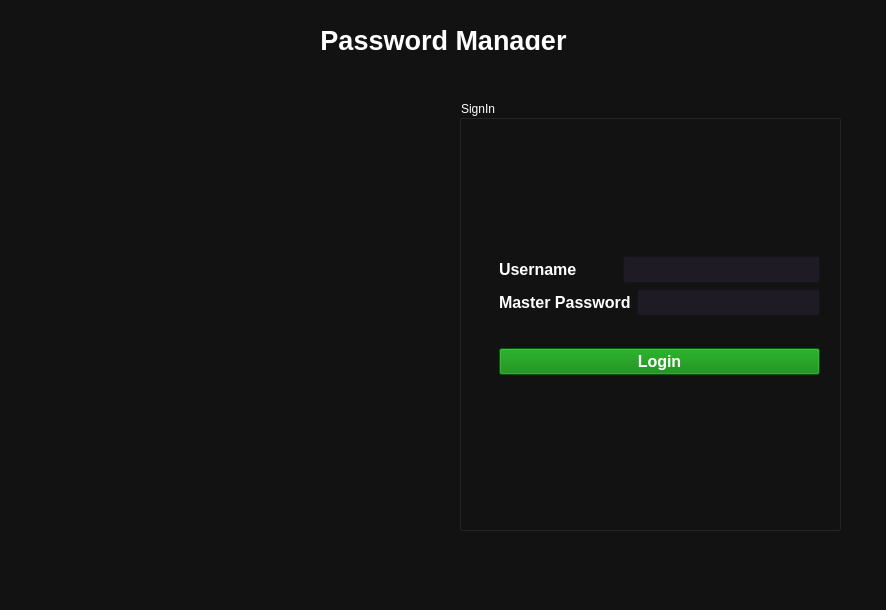
<?xml version="1.0" encoding="UTF-8"?>
<ui version="4.0">
 <class>PasswordManager</class>
 <widget class="QMainWindow" name="PasswordManager">
  <property name="geometry">
   <rect>
    <x>0</x>
    <y>0</y>
    <width>886</width>
    <height>610</height>
   </rect>
  </property>
  <property name="font">
   <font>
    <family>Arial</family>
    <pointsize>12</pointsize>
   </font>
  </property>
  <property name="windowTitle">
   <string>PasswordManager</string>
  </property>
  <property name="styleSheet">
   <string notr="true">background-color:#121212;
color:#FFFFFF;</string>
  </property>
  <widget class="QWidget" name="centralwidget">
   <widget class="QLabel" name="label_4">
    <property name="geometry">
     <rect>
      <x>-2</x>
      <y>30</y>
      <width>891</width>
      <height>20</height>
     </rect>
    </property>
    <property name="font">
     <font>
      <family>Arial</family>
      <pointsize>20</pointsize>
      <weight>75</weight>
      <bold>true</bold>
     </font>
    </property>
    <property name="text">
     <string>Password Manager</string>
    </property>
    <property name="alignment">
     <set>Qt::AlignCenter</set>
    </property>
   </widget>
   <widget class="QWidget" name="layoutWidget">
    <property name="geometry">
     <rect>
      <x>70</x>
      <y>100</y>
      <width>771</width>
      <height>431</height>
     </rect>
    </property>
    <layout class="QHBoxLayout" name="horizontalLayout_3">
     <item>
      <widget class="QLabel" name="img">
       <property name="text">
        <string/>
       </property>
      </widget>
     </item>
     <item>
      <widget class="QGroupBox" name="groupBox">
       <property name="title">
        <string>SignIn</string>
       </property>
       <widget class="QWidget" name="layoutWidget">
        <property name="geometry">
         <rect>
          <x>40</x>
          <y>130</y>
          <width>321</width>
          <height>171</height>
         </rect>
        </property>
        <layout class="QVBoxLayout" name="verticalLayout_2">
         <item>
          <layout class="QVBoxLayout" name="verticalLayout">
           <item>
            <layout class="QHBoxLayout" name="horizontalLayout">
             <item>
              <widget class="QLabel" name="label">
               <property name="font">
                <font>
                 <family>Arial</family>
                 <pointsize>12</pointsize>
                 <weight>75</weight>
                 <bold>true</bold>
                </font>
               </property>
               <property name="text">
                <string>Username</string>
               </property>
              </widget>
             </item>
             <item>
              <spacer name="horizontalSpacer">
               <property name="orientation">
                <enum>Qt::Horizontal</enum>
               </property>
               <property name="sizeType">
                <enum>QSizePolicy::Maximum</enum>
               </property>
               <property name="sizeHint" stdset="0">
                <size>
                 <width>40</width>
                 <height>20</height>
                </size>
               </property>
              </spacer>
             </item>
             <item>
              <widget class="QLineEdit" name="UserName">
               <property name="font">
                <font>
                 <family>Arial</family>
                 <pointsize>12</pointsize>
                </font>
               </property>
               <property name="styleSheet">
                <string notr="true">background-color:#1F1B24;</string>
               </property>
              </widget>
             </item>
            </layout>
           </item>
           <item>
            <layout class="QHBoxLayout" name="horizontalLayout_2">
             <item>
              <widget class="QLabel" name="label_2">
               <property name="font">
                <font>
                 <family>Arial</family>
                 <pointsize>12</pointsize>
                 <weight>75</weight>
                 <bold>true</bold>
                </font>
               </property>
               <property name="text">
                <string>Master Password</string>
               </property>
              </widget>
             </item>
             <item>
              <widget class="QLineEdit" name="Password">
               <property name="font">
                <font>
                 <family>Arial</family>
                 <pointsize>12</pointsize>
                </font>
               </property>
               <property name="styleSheet">
                <string notr="true">background-color:#1F1B24;</string>
               </property>
               <property name="echoMode">
                <enum>QLineEdit::Password</enum>
               </property>
              </widget>
             </item>
            </layout>
           </item>
          </layout>
         </item>
         <item>
          <widget class="QPushButton" name="pushButton">
           <property name="font">
            <font>
             <family>Arial</family>
             <pointsize>12</pointsize>
             <weight>75</weight>
             <bold>true</bold>
            </font>
           </property>
           <property name="styleSheet">
            <string notr="true">background-color:#008000;</string>
           </property>
           <property name="text">
            <string>Login</string>
           </property>
          </widget>
         </item>
        </layout>
       </widget>
      </widget>
     </item>
    </layout>
   </widget>
  </widget>
  <widget class="QMenuBar" name="menubar">
   <property name="geometry">
    <rect>
     <x>0</x>
     <y>0</y>
     <width>886</width>
     <height>21</height>
    </rect>
   </property>
  </widget>
  <widget class="QStatusBar" name="statusbar"/>
 </widget>
 <resources/>
 <connections/>
</ui>
